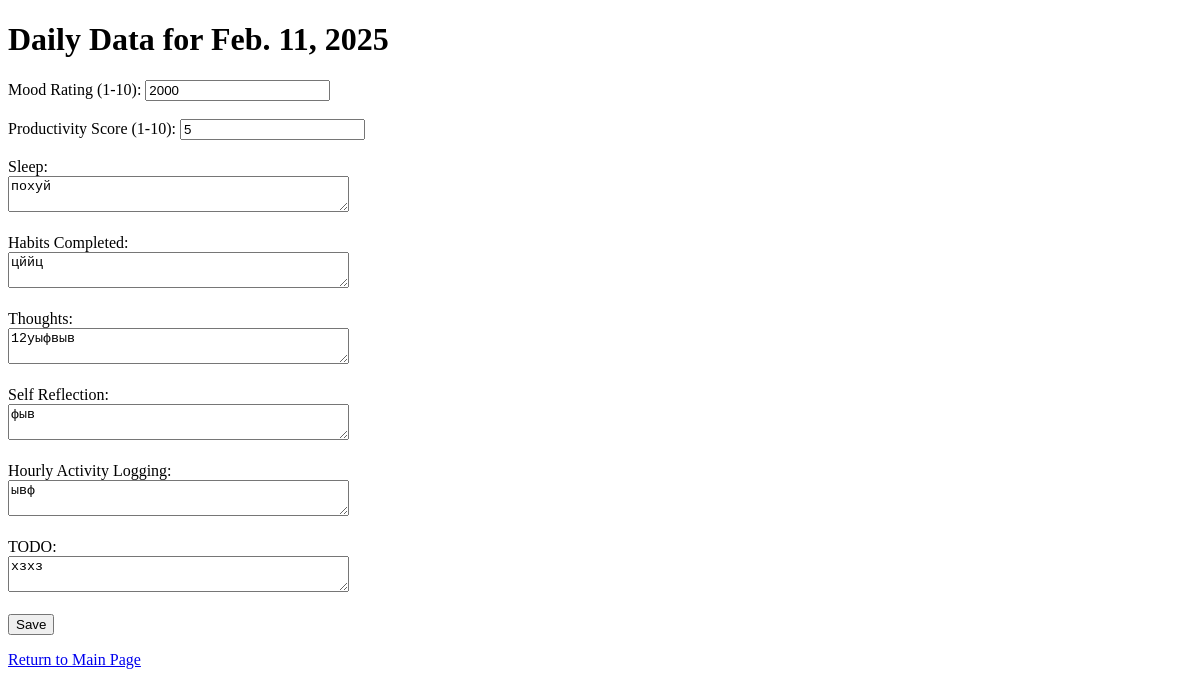
Page /day/2025/2/11/ (signed in) on the earlier database version.
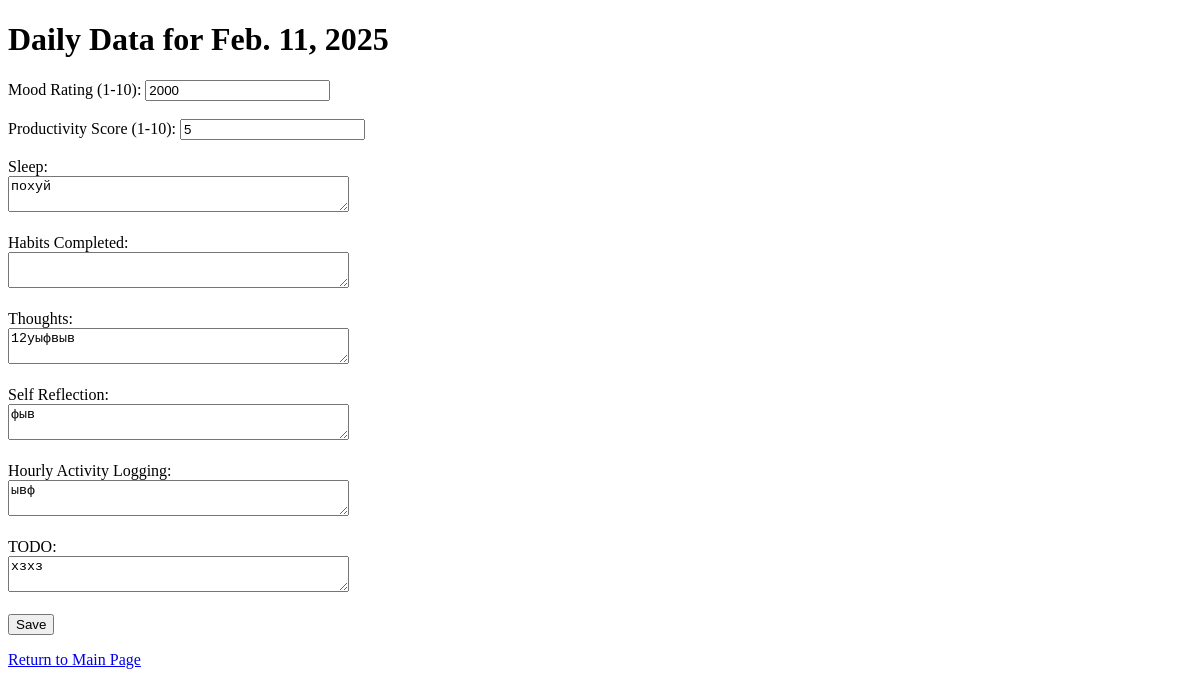
Same page on the later database version.
### mainpage/models.py (models this page shows, shortened)
class DailyData(models.Model):
    user_id = models.IntegerField()
    date = models.DateField()
    mood_rating = models.IntegerField(null=True, blank=True)
    productivity_score = models.IntegerField(null=True, blank=True)
    sleep = models.TextField(null=True, blank=True)               # Was sleep_info
    habits_completed = models.TextField(null=True, blank=True)    # Was habits
    thoughts = models.TextField(null=True, blank=True)            # Unchanged
    self_reflection = models.TextField(null=True, blank=True)     # New field
    hourly_activity_logging = models.TextField(null=True, blank=True)  # Was hourly_activity
    todo = models.TextField(null=True, blank=True)                # New field
    class Meta:
        unique_together = ("user_id", "date")  # Ensure only one record per user per date

### mainpage/views.py (the view, shortened to what this page needs)
# urls.py: path('day/<int:year>/<int:month>/<int:day>/', day_view, name='day_view'),
@login_required
def day_view(request, year, month, day):
    current_date = date(year, month, day)
    today = date.today()
    if current_date > today:
        messages.error(request, "You cannot create or edit logs for future dates.")
        return redirect('main_page')
    daily_obj, _ = DailyData.objects.get_or_create(
        user_id=request.user.id,
        date=current_date
    )
    context = {
        "daily_obj": daily_obj,
        "date": current_date,
    }
    return render(request, 'mainpage/day.html', context)

### mainpage/templates/mainpage/day.html (shortened to what this page needs)
<!DOCTYPE html>
<html>
<head>
</head>
<body>
  <h1>Daily Data for {{ date }}</h1>
  <form method="POST">
    <label for="mood_rating">Mood Rating (1-10):</label>
    <input type="number" name="mood_rating" id="mood_rating"
           value="{{ daily_obj.mood_rating|default_if_none:'' }}" />
    <br/><br/>
    <label for="productivity_score">Productivity Score (1-10):</label>
    <input type="number" name="productivity_score" id="productivity_score"
           value="{{ daily_obj.productivity_score|default_if_none:'' }}" />
    <br/><br/>
    <label for="sleep">Sleep:</label><br/>
    <textarea name="sleep" id="sleep" rows="2" cols="40">{{ daily_obj.sleep|default_if_none:'' }}</textarea>
    <br/><br/>
    <label for="habits_completed">Habits Completed:</label><br/>
    <textarea name="habits_completed" id="habits_completed" rows="2" cols="40">{{ daily_obj.habits_completed|default_if_none:'' }}</textarea>
    <br/><br/>
    <label for="thoughts">Thoughts:</label><br/>
    <textarea name="thoughts" id="thoughts" rows="2" cols="40">{{ daily_obj.thoughts|default_if_none:'' }}</textarea>
    <br/><br/>
    <label for="self_reflection">Self Reflection:</label><br/>
    <textarea name="self_reflection" id="self_reflection" rows="2" cols="40">{{ daily_obj.self_reflection|default_if_none:'' }}</textarea>
    <br/><br/>
    <label for="hourly_activity_logging">Hourly Activity Logging:</label><br/>
    <textarea name="hourly_activity_logging" id="hourly_activity_logging" rows="2" cols="40">{{ daily_obj.hourly_activity_logging|default_if_none:'' }}</textarea>
    <br/><br/>
    <label for="todo">TODO:</label><br/>
    <textarea name="todo" id="todo" rows="2" cols="40">{{ daily_obj.todo|default_if_none:'' }}</textarea>
    <br/><br/>
    <button type="submit">Save</button>
  </form>
  <p><a href="{% url 'main_page' %}">Return to Main Page</a></p>
</body>
</html>

Differences in the rows shown:
changed DailyData "похуй": habits_completed "цййц" → (not shown)
